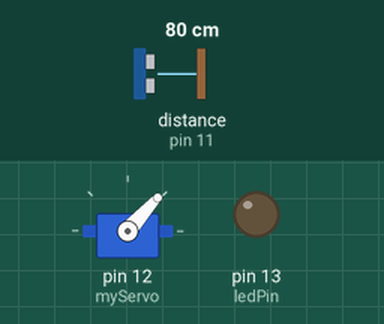
This sketch was run on a simulated Arduino Uno, built with avr-gcc and run on an emulated ATmega328P. Shown: servo, output pins drawn as LEDs (lit = HIGH). Wiring (inferred from the names in the program): ultrasonic range finder: trigger pin 10; echo pin 11. Dashed ring = blinking. The test bench sets the inputs (shaded band); at power-on: distance to the obstacle (sensor on pin 11) 80 cm. The echo pulse lasts 58.3 µs per cm; pins used as bus, display or sensor lines are not drawn; what the sketch prints to the serial monitor is not drawn.

Above: at 1.2 s.
1.3 s: distance to the obstacle (sensor on pin 11) set to 2 cm
At 1.66 s:
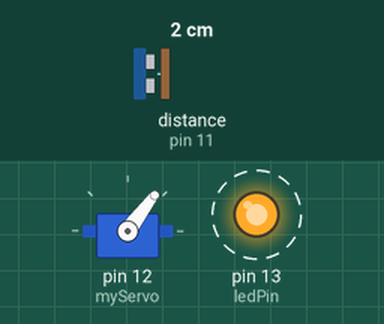
4.3 s: distance to the obstacle (sensor on pin 11) set to 20 cm
7.3 s: distance to the obstacle (sensor on pin 11) set to 25 cm
At 8.0 s:
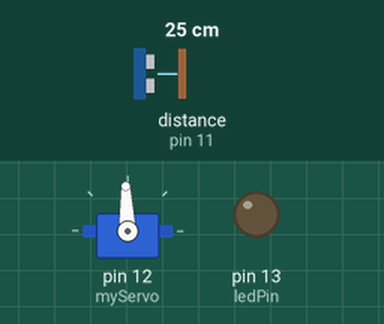
10.3 s: distance to the obstacle (sensor on pin 11) set to 4 cm
At 10.66 s:
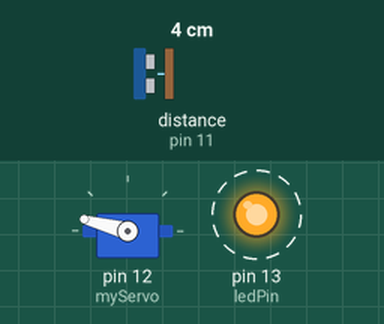
13.3 s: distance to the obstacle (sensor on pin 11) set to 23 cm
At 13.9 s:
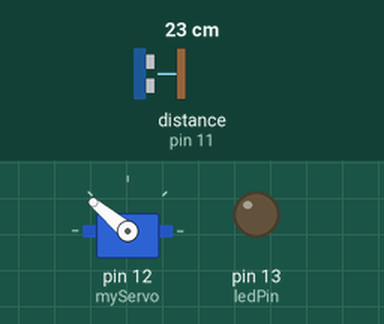
Timing chart, 0 to 20.3 s (numbered marks = the images above; inputs shaded):
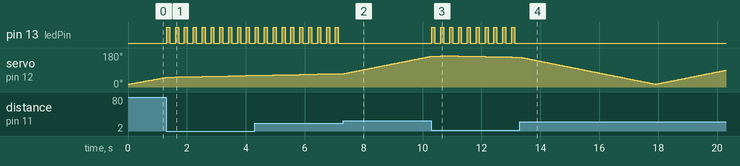

Measured:
- the behaviour switches between 21 and 22 cm on distance to the obstacle (sensor on pin 11) (found by bisection; images 1 and 2)
- after the input at 1.3 s, pin 13 (ledPin): alternates HIGH for 0.10 s and LOW for 0.20 s, starting at once
- after the input at 7.3 s, pin 13 (ledPin): stops changing and stays LOW
- after the input at 10.3 s, pin 13 (ledPin): alternates HIGH for 0.10 s and LOW for 0.20 s, starting at once
- after the input at 13.3 s, pin 13 (ledPin): stops changing and stays LOW

The sketch:

arduino.ino
```cpp
#include <Servo.h>

// Defines Trig and Echo pins of the Ultrasonic Sensor
const int trigPin = 10;
const int echoPin = 11;
const int ledPin = 13;  // Define pin for the LED

// Variables for the duration and the distance
long duration;
int distance;
Servo myServo; // Creates a servo object for controlling the servo motor

// Define the threshold distance (in centimeters)
const int thresholdDistance = 20;

void setup() {
  pinMode(trigPin, OUTPUT); // Sets the trigPin as an Output
  pinMode(echoPin, INPUT);  // Sets the echoPin as an Input
  pinMode(ledPin, OUTPUT);  // Sets the ledPin as an Output

  Serial.begin(9600);
  myServo.attach(12);  // Defines on which pin the servo motor is attached
  digitalWrite(ledPin, LOW); // Make sure LED is initially off
}

void loop() {
  // rotates the servo motor from 15 to 165 degrees
  for (int i = 15; i <= 165; i++) {
    myServo.write(i);
    distance = calculateDistance();  // Calls function to calculate the distance

    int delayTime = determineDelay();  // Calculate delay based on distance
    blinkLED(delayTime);  // Blink LED if servo slows down

    delay(delayTime); // Adjust speed based on delay

    Serial.print(i);    // Sends the current degree into the Serial Port
    Serial.print(",");   // Sends addition character for indexing
    Serial.print(distance);  // Sends the distance value into the Serial Port
    Serial.print(".");   // Sends addition character for indexing
  }

  // Repeats the previous lines from 165 to 15 degrees
  for (int i = 165; i > 15; i--) {
    myServo.write(i);
    distance = calculateDistance();

    int delayTime = determineDelay();  // Calculate delay based on distance
    blinkLED(delayTime);  // Blink LED if servo slows down

    delay(delayTime); // Adjust speed based on delay

    Serial.print(i);
    Serial.print(",");
    Serial.print(distance);
    Serial.print(".");
  }
}

// Function for calculating the distance measured by the Ultrasonic sensor
int calculateDistance() {
  digitalWrite(trigPin, LOW);
  delayMicroseconds(2);

  digitalWrite(trigPin, HIGH);
  delayMicroseconds(10);
  digitalWrite(trigPin, LOW);

  duration = pulseIn(echoPin, HIGH);  // Reads the echoPin and returns the sound wave travel time in microseconds
  distance = duration * 0.034 / 2;    // Converts time to distance (cm)
  return distance;
}

// Function to determine delay based on object distance
int determineDelay() {
  // Slow down if an object is within the threshold distance
  if (distance <= thresholdDistance) {
    return 100;  // Slow down delay when an object is close
  } else {
    return 30;   // Normal delay
  }
}

// Function to blink LED when the servo is slowed down
void blinkLED(int delayTime) {
  if (delayTime == 100) { // LED should blink only when servo is slow
    digitalWrite(ledPin, HIGH);   // Turn LED on
    delay(100);                   // Small delay for blinking effect
    digitalWrite(ledPin, LOW);    // Turn LED off
    delay(100);                   // Small delay for blinking effect
  } else {
    digitalWrite(ledPin, LOW);    // Keep LED off when servo is moving normally
  }
}
```
